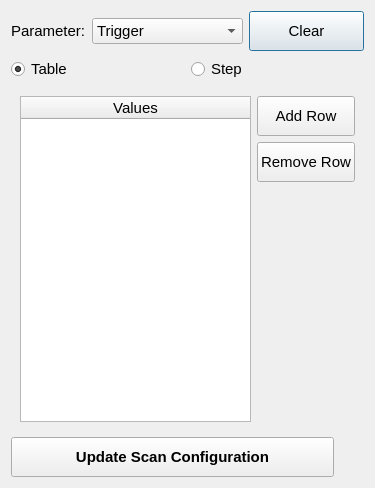
<?xml version="1.0" encoding="UTF-8"?>
<ui version="4.0">
 <class>dl_scan_parameters</class>
 <widget class="QDialog" name="dl_scan_parameters">
  <property name="geometry">
   <rect>
    <x>0</x>
    <y>0</y>
    <width>375</width>
    <height>488</height>
   </rect>
  </property>
  <property name="font">
   <font>
    <pointsize>11</pointsize>
   </font>
  </property>
  <property name="windowTitle">
   <string>Scan Parameter</string>
  </property>
  <layout class="QGridLayout" name="gridLayout_3">
   <item row="0" column="0">
    <layout class="QHBoxLayout" name="horizontalLayout">
     <item>
      <widget class="QLabel" name="label">
       <property name="sizePolicy">
        <sizepolicy hsizetype="Maximum" vsizetype="Preferred">
         <horstretch>0</horstretch>
         <verstretch>0</verstretch>
        </sizepolicy>
       </property>
       <property name="text">
        <string>Parameter:</string>
       </property>
      </widget>
     </item>
     <item>
      <widget class="QComboBox" name="cmb_parameter">
       <item>
        <property name="text">
         <string>Trigger</string>
        </property>
       </item>
       <item>
        <property name="text">
         <string>Integration Points</string>
        </property>
       </item>
       <item>
        <property name="text">
         <string>Number of Turns</string>
        </property>
       </item>
       <item>
        <property name="text">
         <string>Maximum Velocity</string>
        </property>
       </item>
       <item>
        <property name="text">
         <string>Acceleration</string>
        </property>
       </item>
      </widget>
     </item>
     <item>
      <widget class="QPushButton" name="pbt_clear_table">
       <property name="minimumSize">
        <size>
         <width>0</width>
         <height>40</height>
        </size>
       </property>
       <property name="font">
        <font>
         <pointsize>11</pointsize>
         <weight>50</weight>
         <bold>false</bold>
        </font>
       </property>
       <property name="text">
        <string>Clear</string>
       </property>
       <property name="icon">
        <iconset>
         <normaloff>../../resources/img/clear.svg</normaloff>../../resources/img/clear.svg</iconset>
       </property>
       <property name="iconSize">
        <size>
         <width>24</width>
         <height>24</height>
        </size>
       </property>
      </widget>
     </item>
    </layout>
   </item>
   <item row="1" column="0">
    <layout class="QHBoxLayout" name="horizontalLayout_3">
     <item>
      <widget class="QRadioButton" name="rbt_table">
       <property name="text">
        <string>Table</string>
       </property>
       <property name="checked">
        <bool>true</bool>
       </property>
      </widget>
     </item>
     <item>
      <widget class="QRadioButton" name="rbt_step">
       <property name="text">
        <string>Step</string>
       </property>
      </widget>
     </item>
    </layout>
   </item>
   <item row="2" column="0">
    <widget class="QStackedWidget" name="stw_values">
     <property name="currentIndex">
      <number>0</number>
     </property>
     <widget class="QWidget" name="pg_table">
      <layout class="QGridLayout" name="gridLayout">
       <item row="0" column="0">
        <widget class="QTableWidget" name="tbl_values">
         <property name="font">
          <font>
           <pointsize>11</pointsize>
          </font>
         </property>
         <attribute name="horizontalHeaderCascadingSectionResizes">
          <bool>false</bool>
         </attribute>
         <attribute name="horizontalHeaderShowSortIndicator" stdset="0">
          <bool>false</bool>
         </attribute>
         <attribute name="horizontalHeaderStretchLastSection">
          <bool>true</bool>
         </attribute>
         <attribute name="verticalHeaderVisible">
          <bool>true</bool>
         </attribute>
         <attribute name="verticalHeaderShowSortIndicator" stdset="0">
          <bool>false</bool>
         </attribute>
         <column>
          <property name="text">
           <string>Values</string>
          </property>
         </column>
        </widget>
       </item>
       <item row="0" column="1">
        <layout class="QVBoxLayout" name="verticalLayout">
         <item>
          <widget class="QPushButton" name="pbt_add_row">
           <property name="minimumSize">
            <size>
             <width>0</width>
             <height>40</height>
            </size>
           </property>
           <property name="font">
            <font>
             <pointsize>11</pointsize>
             <weight>50</weight>
             <bold>false</bold>
            </font>
           </property>
           <property name="text">
            <string>Add Row</string>
           </property>
           <property name="icon">
            <iconset>
             <normaloff>../../resources/img/plus.svg</normaloff>../../resources/img/plus.svg</iconset>
           </property>
           <property name="iconSize">
            <size>
             <width>24</width>
             <height>24</height>
            </size>
           </property>
          </widget>
         </item>
         <item>
          <widget class="QPushButton" name="pbt_remove_row">
           <property name="minimumSize">
            <size>
             <width>0</width>
             <height>40</height>
            </size>
           </property>
           <property name="font">
            <font>
             <weight>50</weight>
             <bold>false</bold>
            </font>
           </property>
           <property name="text">
            <string>Remove Row</string>
           </property>
           <property name="icon">
            <iconset>
             <normaloff>../../resources/img/minus.svg</normaloff>../../resources/img/minus.svg</iconset>
           </property>
           <property name="iconSize">
            <size>
             <width>24</width>
             <height>24</height>
            </size>
           </property>
          </widget>
         </item>
         <item>
          <spacer name="verticalSpacer">
           <property name="orientation">
            <enum>Qt::Vertical</enum>
           </property>
           <property name="sizeHint" stdset="0">
            <size>
             <width>20</width>
             <height>40</height>
            </size>
           </property>
          </spacer>
         </item>
        </layout>
       </item>
      </layout>
     </widget>
     <widget class="QWidget" name="pg_step">
      <layout class="QGridLayout" name="gridLayout_2">
       <item row="2" column="0">
        <widget class="QLabel" name="label_4">
         <property name="text">
          <string>Step:</string>
         </property>
        </widget>
       </item>
       <item row="4" column="0">
        <spacer name="verticalSpacer_2">
         <property name="orientation">
          <enum>Qt::Vertical</enum>
         </property>
         <property name="sizeHint" stdset="0">
          <size>
           <width>20</width>
           <height>40</height>
          </size>
         </property>
        </spacer>
       </item>
       <item row="2" column="1">
        <widget class="QDoubleSpinBox" name="sbd_step">
         <property name="maximum">
          <double>1000000.000000000000000</double>
         </property>
        </widget>
       </item>
       <item row="0" column="1">
        <widget class="QDoubleSpinBox" name="sbd_start">
         <property name="maximum">
          <double>1000000.000000000000000</double>
         </property>
        </widget>
       </item>
       <item row="1" column="0">
        <widget class="QLabel" name="label_3">
         <property name="text">
          <string>Final Value:</string>
         </property>
        </widget>
       </item>
       <item row="1" column="1">
        <widget class="QDoubleSpinBox" name="sbd_end">
         <property name="maximum">
          <double>1000000.000000000000000</double>
         </property>
        </widget>
       </item>
       <item row="0" column="0">
        <widget class="QLabel" name="label_2">
         <property name="text">
          <string>Initial Value:</string>
         </property>
        </widget>
       </item>
       <item row="3" column="0">
        <widget class="QLabel" name="label_5">
         <property name="text">
          <string>Number of Points:</string>
         </property>
        </widget>
       </item>
       <item row="3" column="1">
        <widget class="QLineEdit" name="le_nr_points">
         <property name="readOnly">
          <bool>true</bool>
         </property>
        </widget>
       </item>
      </layout>
     </widget>
    </widget>
   </item>
   <item row="3" column="0">
    <layout class="QHBoxLayout" name="horizontalLayout_2">
     <item>
      <widget class="QPushButton" name="pbt_update_scan_config">
       <property name="minimumSize">
        <size>
         <width>0</width>
         <height>40</height>
        </size>
       </property>
       <property name="font">
        <font>
         <weight>75</weight>
         <bold>true</bold>
        </font>
       </property>
       <property name="text">
        <string>Update Scan Configuration</string>
       </property>
      </widget>
     </item>
     <item>
      <widget class="QLabel" name="la_updated_led">
       <property name="enabled">
        <bool>false</bool>
       </property>
       <property name="minimumSize">
        <size>
         <width>24</width>
         <height>24</height>
        </size>
       </property>
       <property name="maximumSize">
        <size>
         <width>24</width>
         <height>24</height>
        </size>
       </property>
       <property name="text">
        <string/>
       </property>
       <property name="pixmap">
        <pixmap>../../resources/img/green_light.png</pixmap>
       </property>
       <property name="scaledContents">
        <bool>true</bool>
       </property>
      </widget>
     </item>
    </layout>
   </item>
  </layout>
 </widget>
 <resources/>
 <connections/>
</ui>
